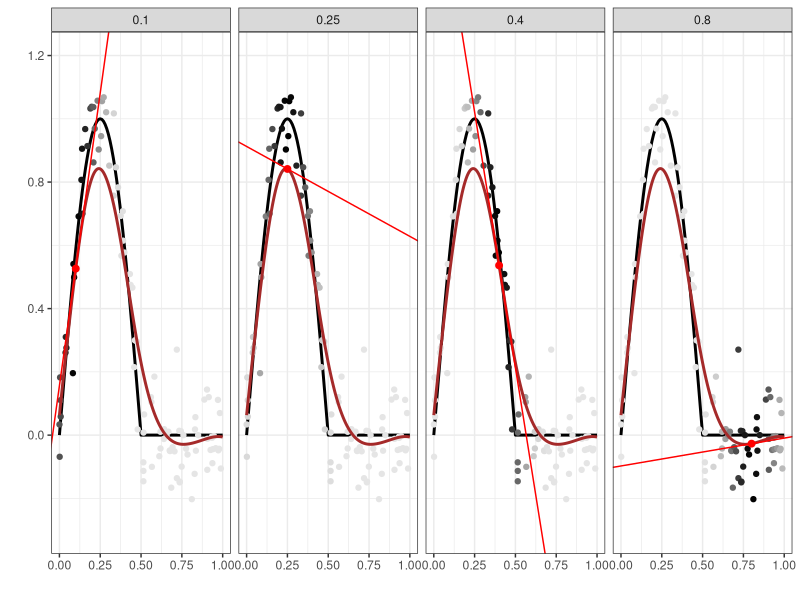

This figure's R source: (Note: this script raises an error after producing the figure.)
#####
# 2.plot facet
# 15/07/2019
#####


# Libraries ####
library(xtable)
library(mgcv)
library(splines)
library(MASS)
library(tidyverse)
library(gridExtra)

# Set plot themes
theme_set(theme_bw())


# Generate data ####
set.seed(42)
n <- 100
x <- sort(runif(n,0,1))
truefun <- function(x){sin(x*2*pi) * (x<0.5) + 0}
y <- truefun(x) + rnorm(n,0,0.1)


grid = seq(from = 0, to = 1, by = .001)
# grid = seq(from = 0, to = 1, by = .1)


# Linear loess ####
my_loess <- function(x, y, grid, span){
  stima <- rep(NA, length(grid))
  
  a0 <- rep(NA, length(grid))
  a1 <- rep(NA, length(grid))
  
  # Computing
  for (i in 1:length(grid)){
    fit <- lm(y~x, weights = dnorm(x, grid[i], span))
    a0[i] <- coef(fit)[1]
    a1[i] <- coef(fit)[2]
    stima[i] = predict(fit, data.frame(x = grid[i]))
  }
  return(list(stima = stima,
              a0 = a0,
              a1 = a1))
}




# Fit models

span1 <- .1
span2 <- .04

interesting_points <- c(.1, .25, .4, .8)


fit_myloess_1 <- my_loess(x, y, grid, span = span1)
fit_myloess_2 <- my_loess(x, y, grid, span = span2)



# Fit 1
stima <- fit_myloess_1$stima
a0 <- fit_myloess_1$a0
a1 <- fit_myloess_1$a1


# Create dataframes
data_fit1_grid <- tibble(grid,
                    a0, a1,
                    stima)

data_fit1_grid2 <- data_fit1_grid %>% 
  select(x = grid, y = stima)


data <- tibble(x, y)

data_fit1_grid_small <- data_fit1_grid %>% 
  filter(grid %in% interesting_points)

data_fit1_cross_small <- crossing(data_fit1_grid_small, data)



# Fit 2
stima <- fit_myloess_2$stima
a0 <- fit_myloess_2$a0
a1 <- fit_myloess_2$a1

# Create dataframes
data_fit2_grid <- tibble(grid,
                         a0, a1,
                         stima)

data_fit2_grid2 <- data_fit2_grid %>% 
  select(x = grid, y = stima)


# data <- tibble(x, y)

data_fit2_grid_small <- data_fit2_grid %>% 
  filter(grid %in% interesting_points)

data_fit2_cross_small <- crossing(data_fit2_grid_small, data)



# Union of datasets
data_grid_small <- rbind(data_fit1_grid_small %>% 
                           mutate(span = span1),
                         data_fit2_grid_small %>% 
                           mutate(span = span2)) %>% 
  mutate(span_str = str_c("span = ", span))

data_cross_small <- rbind(data_fit1_cross_small %>%
                            mutate(span = span1),
                          data_fit2_cross_small %>% 
                            mutate(span = span2)) %>% 
  mutate(span_str = str_c("span = ", span))

data_grid2 <- rbind(data_fit1_grid2 %>% 
                      mutate(span = span1),
                    data_fit2_grid2 %>% 
                      mutate(span = span2)) %>% 
  mutate(span_str = str_c("span = ", span))


# Plotting

data_fit1_grid_small %>% 
  ggplot(aes(x = grid, y = stima)) +
  stat_function(fun = truefun, size = 1) +
  geom_point(data = data_fit1_cross_small,
             aes(x = x, y = y,
                 color = dnorm(x, mean = grid, sd = span1) / dnorm(0, mean = 0, sd = span1))) +
  geom_line(data = data_fit1_grid2,
            aes(x = x, y = y),
            col = "brown", size = 1) +
  geom_point(color = "red", size = 2) +
  geom_abline(aes(intercept = a0, slope = a1),
              color = "red") +
  facet_grid(~grid) +
  theme(legend.position = "none") +
  scale_color_gradient(low = "gray90", high = "black") +
  coord_cartesian(xlim = c(0, 1), ylim = c(-0.3, 1.2)) +
  labs(x = "", y = "")


p_loess_linear <- data_grid_small %>% 
  ggplot(aes(x = grid, y = stima)) +
  stat_function(fun = truefun, size = 1) +
  geom_point(data = data_cross_small,
             aes(x = x, y = y,
                 color = dnorm(x, mean = grid, sd = span) / dnorm(0, mean = 0, sd = span))) +
  geom_line(data = data_grid2,
            aes(x = x, y = y),
            col = "brown", size = 1) +
  geom_point(color = "red", size = 2) +
  geom_abline(aes(intercept = a0, slope = a1),
              color = "red") +
  facet_grid(span_str~grid) +
  theme(legend.position = "none") +
  scale_color_gradient(low = "gray90", high = "black") +
  coord_cartesian(xlim = c(0, 1), ylim = c(-0.3, 1.2)) +
  labs(x = "", y = "", title = "Linear loess")





# Quadratic loess ####

my_loess_quad <- function(x, y, grid, span){
  stima <- rep(NA, length(grid))
  
  a0 <- rep(NA, length(grid))
  a1 <- rep(NA, length(grid))
  a2 <- rep(NA, length(grid))
  
  # Computing
  for (i in 1:length(grid)){
    fit <- lm(y ~ x + I(x^2), weights = dnorm(x, grid[i], span))
    a0[i] <- coef(fit)[1]
    a1[i] <- coef(fit)[2]
    a2[i] <- coef(fit)[3]
    stima[i] = predict(fit, data.frame(x = grid[i]))
  }
  return(list(stima = stima,
              a0 = a0,
              a1 = a1,
              a2 = a2))
}


# Fit models

fit_myloess_quad_1 <- my_loess_quad(x, y, grid, span = span1)
fit_myloess_quad_2 <- my_loess_quad(x, y, grid, span = span2)



# Fit 1
stima <- fit_myloess_quad_1$stima
a0 <- fit_myloess_quad_1$a0
a1 <- fit_myloess_quad_1$a1
a2 <- fit_myloess_quad_1$a2


# Create dataframes
data_fit_quad1_grid <- tibble(grid,
                         a0, a1, a2,
                         stima)

data_fit_quad1_grid2 <- data_fit_quad1_grid %>% 
  select(x = grid, y = stima)


data <- tibble(x, y)

data_fit_quad1_grid_small <- data_fit_quad1_grid %>% 
  filter(grid %in% interesting_points)

data_fit_quad1_cross_small <- crossing(data_fit_quad1_grid_small, data)



# Fit 2
stima <- fit_myloess_quad_2$stima
a0 <- fit_myloess_quad_2$a0
a1 <- fit_myloess_quad_2$a1
a2 <- fit_myloess_quad_2$a2

# Create dataframes
data_fit_quad2_grid <- tibble(grid,
                         a0, a1, a2,
                         stima)

data_fit_quad2_grid2 <- data_fit_quad2_grid %>% 
  select(x = grid, y = stima)


# data <- tibble(x, y)

data_fit_quad2_grid_small <- data_fit_quad2_grid %>% 
  filter(grid %in% interesting_points)

data_fit_quad2_cross_small <- crossing(data_fit_quad2_grid_small, data)



# Union of datasets
data_quad_grid_small <- rbind(data_fit_quad1_grid_small %>% 
                           mutate(span = span1),
                         data_fit_quad2_grid_small %>% 
                           mutate(span = span2)) %>% 
  mutate(span_str = str_c("span = ", span))

data_quad_cross_small <- rbind(data_fit_quad1_cross_small %>%
                            mutate(span = span1),
                          data_fit_quad2_cross_small %>% 
                            mutate(span = span2)) %>% 
  mutate(span_str = str_c("span = ", span))

data_quad_grid2 <- rbind(data_fit_quad1_grid2 %>% 
                      mutate(span = span1),
                    data_fit_quad2_grid2 %>% 
                      mutate(span = span2)) %>% 
  mutate(span_str = str_c("span = ", span))



data_fit_quad1_grid_small

grid

data_parabola_1 <- crossing(data_fit_quad1_grid_small, tibble(x = seq(from = -.1, to = 1.1, by = 0.001))) %>% 
  mutate(y = a0 + a1*x + a2*x^2)

data_parabola_2 <- crossing(data_fit_quad2_grid_small, tibble(x = seq(from = -.1, to = 1.1, by = 0.001))) %>% 
  mutate(y = a0 + a1*x + a2*x^2)

data_parabola <- rbind(data_parabola_1 %>% 
                         mutate(span = span1),
                       data_parabola_2 %>% 
                         mutate(span = span2)) %>% 
  mutate(span_str = str_c("span = ", span))



# Plotting
data_fit_quad1_grid_small %>% 
  ggplot(aes(x = grid, y = stima)) +
  stat_function(fun = truefun, size = 1) +
  geom_point(data = data_fit_quad1_cross_small,
             aes(x = x, y = y,
                 color = dnorm(x, mean = grid, sd = span) / dnorm(0, mean = 0, sd = span))) +
  geom_line(data = data_fit_quad1_grid2,
            aes(x = x, y = y),
            col = "brown", size = 1) +
  geom_point(color = "red", size = 2) +
  geom_line(data = data_parabola_1,
            aes(x = x, y = y),
            color = "red") +
  facet_grid(~grid) +
  theme(legend.position = "none") +
  scale_color_gradient(low = "gray90", high = "black") +
  coord_cartesian(xlim = c(0, 1), ylim = c(-0.3, 1.2))



p_loess_quadratic <- data_quad_grid_small %>% 
  ggplot(aes(x = grid, y = stima)) +
  stat_function(fun = truefun, size = 1) +
  geom_point(data = data_quad_cross_small,
             aes(x = x, y = y,
                 color = dnorm(x, mean = grid, sd = span) / dnorm(0, mean = 0, sd = span))) +
  geom_line(data = data_quad_grid2,
            aes(x = x, y = y),
            col = "brown", size = 1) +
  geom_point(color = "red", size = 2) +
  geom_line(data = data_parabola,
            aes(x = x, y = y),
            color = "red") +
  facet_grid(span_str~grid) +
  theme(legend.position = "none") +
  scale_color_gradient(low = "gray90", high = "black") +
  coord_cartesian(xlim = c(0, 1), ylim = c(-0.3, 1.2)) +
  labs(x = "", y = "", title = "Quadratic loess")



grid.arrange(p_loess_linear,
             p_loess_quadratic,
             ncol = 1)




# Cubic loess ####

my_loess_cub <- function(x, y, grid, span){
  stima <- rep(NA, length(grid))
  
  a0 <- rep(NA, length(grid))
  a1 <- rep(NA, length(grid))
  a2 <- rep(NA, length(grid))
  a3 <- rep(NA, length(grid))
  
  # Computing
  for (i in 1:length(grid)){
    fit <- lm(y ~ x + I(x^2) + I(x^3), weights = dnorm(x, grid[i], span))
    a0[i] <- coef(fit)[1]
    a1[i] <- coef(fit)[2]
    a2[i] <- coef(fit)[3]
    a3[i] <- coef(fit)[4]
    stima[i] = predict(fit, data.frame(x = grid[i]))
  }
  return(list(stima = stima,
              a0 = a0,
              a1 = a1,
              a2 = a2,
              a3 = a3))
}


# Fit models

fit_myloess_cub_1 <- my_loess_cub(x, y, grid, span = span1)
fit_myloess_cub_2 <- my_loess_cub(x, y, grid, span = span2)



# Fit 1
stima <- fit_myloess_cub_1$stima
a0 <- fit_myloess_cub_1$a0
a1 <- fit_myloess_cub_1$a1
a2 <- fit_myloess_cub_1$a2
a3 <- fit_myloess_cub_1$a3


# Create dataframes
data_fit_cub1_grid <- tibble(grid,
                              a0, a1, a2, a3,
                              stima)

data_fit_cub1_grid2 <- data_fit_cub1_grid %>% 
  select(x = grid, y = stima)


data <- tibble(x, y)

data_fit_cub1_grid_small <- data_fit_cub1_grid %>% 
  filter(grid %in% interesting_points)

data_fit_cub1_cross_small <- crossing(data_fit_cub1_grid_small, data)



# Fit 2
stima <- fit_myloess_cub_2$stima
a0 <- fit_myloess_cub_2$a0
a1 <- fit_myloess_cub_2$a1
a2 <- fit_myloess_cub_2$a2
a3 <- fit_myloess_cub_2$a3


# Create dataframes
data_fit_cub2_grid <- tibble(grid,
                              a0, a1, a2, a3,
                              stima)

data_fit_cub2_grid2 <- data_fit_cub2_grid %>% 
  select(x = grid, y = stima)


# data <- tibble(x, y)

data_fit_cub2_grid_small <- data_fit_cub2_grid %>% 
  filter(grid %in% interesting_points)

data_fit_cub2_cross_small <- crossing(data_fit_cub2_grid_small, data)


# Union of datasets
data_cub_grid_small <- rbind(data_fit_cub1_grid_small %>% 
                                mutate(span = span1),
                              data_fit_cub2_grid_small %>% 
                                mutate(span = span2)) %>% 
  mutate(span_str = str_c("span = ", span))

data_cub_cross_small <- rbind(data_fit_cub1_cross_small %>%
                                 mutate(span = span1),
                               data_fit_cub2_cross_small %>% 
                                 mutate(span = span2)) %>% 
  mutate(span_str = str_c("span = ", span))

data_cub_grid2 <- rbind(data_fit_cub1_grid2 %>% 
                           mutate(span = span1),
                         data_fit_cub2_grid2 %>% 
                           mutate(span = span2)) %>% 
  mutate(span_str = str_c("span = ", span))



data_fit_cub1_grid_small

grid

data_cubic_1 <- crossing(data_fit_cub1_grid_small, tibble(x = seq(from = -.1, to = 1.1, by = 0.001))) %>% 
  mutate(y = a0 + a1*x + a2*x^2 + a3*x^3)

data_cubic_2 <- crossing(data_fit_cub2_grid_small, tibble(x = seq(from = -.1, to = 1.1, by = 0.001))) %>% 
  mutate(y = a0 + a1*x + a2*x^2 + a3*x^3)

data_cubic <- rbind(data_cubic_1 %>% 
                         mutate(span = span1),
                       data_cubic_2 %>% 
                         mutate(span = span2)) %>% 
  mutate(span_str = str_c("span = ", span))



# Plotting
data_fit_cub1_grid_small %>% 
  ggplot(aes(x = grid, y = stima)) +
  stat_function(fun = truefun, size = 1) +
  geom_point(data = data_fit_cub1_cross_small,
             aes(x = x, y = y,
                 color = dnorm(x, mean = grid, sd = span) / dnorm(0, mean = 0, sd = span))) +
  geom_line(data = data_fit_cub1_grid2,
            aes(x = x, y = y),
            col = "brown", size = 1) +
  geom_point(color = "red", size = 2) +
  geom_line(data = data_cubic_1,
            aes(x = x, y = y),
            color = "red") +
  facet_grid(~grid) +
  theme(legend.position = "none") +
  scale_color_gradient(low = "gray90", high = "black") +
  coord_cartesian(xlim = c(0, 1), ylim = c(-0.3, 1.2))



p_loess_cubic <- data_cub_grid_small %>% 
  ggplot(aes(x = grid, y = stima)) +
  stat_function(fun = truefun, size = 1) +
  geom_point(data = data_cub_cross_small,
             aes(x = x, y = y,
                 color = dnorm(x, mean = grid, sd = span) / dnorm(0, mean = 0, sd = span))) +
  geom_line(data = data_cub_grid2,
            aes(x = x, y = y),
            col = "brown", size = 1) +
  geom_point(color = "red", size = 2) +
  geom_line(data = data_cubic,
            aes(x = x, y = y),
            color = "red") +
  facet_grid(span_str~grid) +
  theme(legend.position = "none") +
  scale_color_gradient(low = "gray90", high = "black") +
  coord_cartesian(xlim = c(0, 1), ylim = c(-0.3, 1.2)) +
  labs(x = "", y = "", title = "Cubic loess")



grid.arrange(p_loess_linear,
             p_loess_quadratic,
             p_loess_cubic,
             ncol = 1)






# Explaining the process of LOESS ####

data_fit1_grid_small %>% 
  ggplot(aes(x = grid, y = stima)) +
  # stat_function(fun = truefun, size = 1) +
  geom_point(data = data_fit1_cross_small,
             aes(x = x, y = y,
                 color = dnorm(x, mean = grid, sd = span1) / dnorm(0, mean = 0, sd = span1))) +
  # geom_line(data = data_fit1_grid2,
  #           aes(x = x, y = y),
  #           col = "brown", size = 1) +
  geom_point(color = "red", size = 2) +
  geom_abline(aes(intercept = a0, slope = a1),
              color = "red") +
  facet_grid(~grid) +
  theme(legend.position = "none") +
  scale_color_gradient(low = "gray90", high = "black") +
  coord_cartesian(xlim = c(0, 1), ylim = c(-0.3, 1.2)) +
  labs(x = "", y = "")

data_fit1_grid_small %>% 
  ggplot(aes(x = grid, y = stima)) +
  # stat_function(fun = truefun, size = 1) +
  geom_point(data = data_fit1_cross_small,
             aes(x = x, y = y,
                 color = dnorm(x, mean = grid, sd = span1) / dnorm(0, mean = 0, sd = span1))) +
  geom_line(data = data_fit1_grid2,
            aes(x = x, y = y),
            col = "brown", size = 1) +
  geom_point(color = "red", size = 2) +
  # geom_abline(aes(intercept = a0, slope = a1),
  # color = "red") +
  facet_grid(~grid) +
  theme(legend.position = "none") +
  scale_color_gradient(low = "gray90", high = "black") +
  coord_cartesian(xlim = c(0, 1), ylim = c(-0.3, 1.2)) +
  labs(x = "", y = "")

data_fit1_grid_small %>% 
  ggplot(aes(x = grid, y = stima)) +
  stat_function(fun = truefun, size = 1) +
  geom_point(data = data_fit1_cross_small,
             aes(x = x, y = y,
                 color = dnorm(x, mean = grid, sd = span1) / dnorm(0, mean = 0, sd = span1))) +
  geom_line(data = data_fit1_grid2,
            aes(x = x, y = y),
            col = "brown", size = 1) +
  geom_point(color = "red", size = 2) +
  # geom_abline(aes(intercept = a0, slope = a1),
  #             color = "red") +
  facet_grid(~grid) +
  theme(legend.position = "none") +
  scale_color_gradient(low = "gray90", high = "black") +
  coord_cartesian(xlim = c(0, 1), ylim = c(-0.3, 1.2)) +
  labs(x = "", y = "")

data_fit1_grid_small %>% 
  ggplot(aes(x = grid, y = stima)) +
  stat_function(fun = truefun, size = 1) +
  geom_point(data = data_fit1_cross_small,
             aes(x = x, y = y,
                 color = dnorm(x, mean = grid, sd = span1) / dnorm(0, mean = 0, sd = span1))) +
  geom_line(data = data_fit1_grid2,
            aes(x = x, y = y),
            col = "brown", size = 1) +
  geom_point(color = "red", size = 2) +
  geom_abline(aes(intercept = a0, slope = a1),
              color = "red") +
  facet_grid(~grid) +
  theme(legend.position = "none") +
  scale_color_gradient(low = "gray90", high = "black") +
  coord_cartesian(xlim = c(0, 1), ylim = c(-0.3, 1.2)) +
  labs(x = "", y = "")


